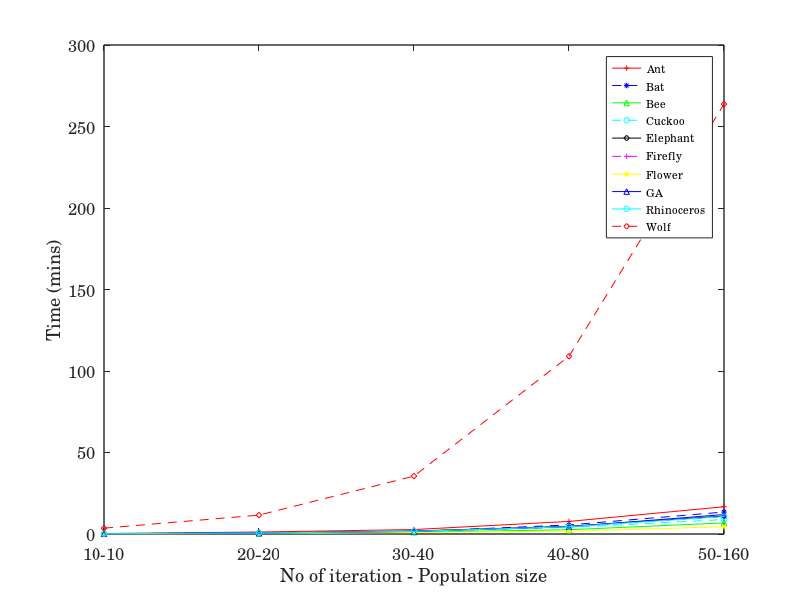
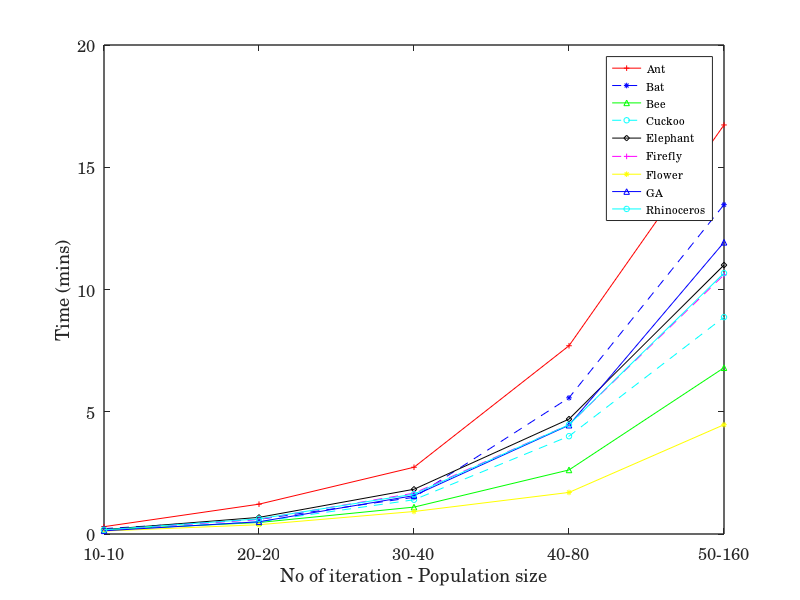

Recreate these plots in MATLAB, in order.
clear all; close all;

%load the file to plot in matrix format (e.g. ab)
load ab.mat

lnstyl=['- +r';'--*b';'- ^g';'--oc';'- dk';'--+m';'- *y';'- ^b';'- oc';'--dr'];
for i=1:length(ab) 
    plot(1:5,ab(:,i),lnstyl(i,1:3),'markersize',4,'color',lnstyl(i,4)); 
    hold on; 
end
xlim([1 size(ab,1)])
set(gca,'xtick',1:size(ab,1),'xticklabel',{'10-10';'20-20';'30-40';'40-80';'50-160'})
h12={'Ant','Bat','Bee','Cuckoo','Elephant','Firefly','Flower','GA','Rhinoceros','Wolf'};
set(gca,'fontname','Century','linewidth',1.0,'fontsize',12)
legend(h12,'fontname','Century','fontsize',8,'linewidth',0.7,'location','best')
xlabel('No of iteration - Population size')
ylabel('Time (mins)')

print('Timecomplexity','-dpng','-r900')



%%%%%%%%%%%%%%%%%%%%%%%%%%%%%%%%%%%%%%%%%%%%%%%%%%%%

figure; 
for i=1:length(ab)-1 
    plot(1:5,ab(:,i),lnstyl(i,1:3),'markersize',4,'color',lnstyl(i,4)); 
    hold on; 
end
xlim([1 size(ab,1)])
set(gca,'xtick',1:size(ab,1),'xticklabel',{'10-10';'20-20';'30-40';'40-80';'50-160'})
h12={'Ant','Bat','Bee','Cuckoo','Elephant','Firefly','Flower','GA','Rhinoceros'};
set(gca,'fontname','Century','linewidth',1.0,'fontsize',12)
legend(h12,'fontname','Century','fontsize',8,'linewidth',0.7,'location','best')
xlabel('No of iteration - Population size')
ylabel('Time (mins)')

print('Timecomplexity2','-dpng','-r900')